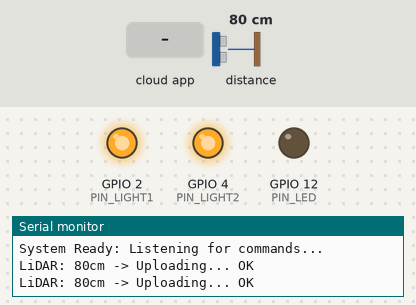
Recording of a sketch running on a simulated ESP32. Shown: output pins drawn as LEDs (lit = HIGH), the last lines printed to the serial monitor. The inputs (shaded band) are chosen by the test bench; at power-on: distance to the obstacle 80 cm. WiFi joins after 1.5 s; servers stay silent unless stated.

Above: at 3.4 s.
3.5 s: the phone or cloud app sets value to 1
At 4.0 s:
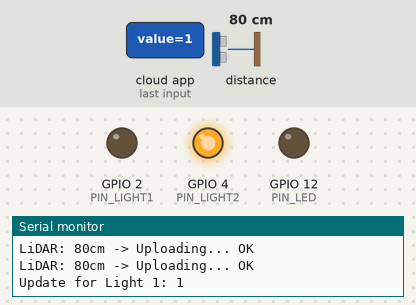
5.0 s: the phone or cloud app sets value to 0
At 6.4 s:
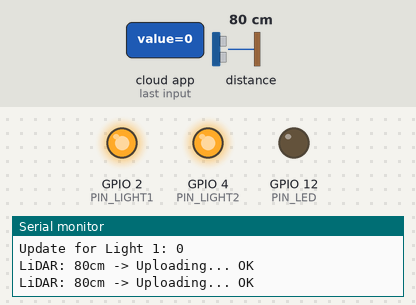
Timing chart, 0 to 8.0 s (numbered marks = the images above; inputs shaded):
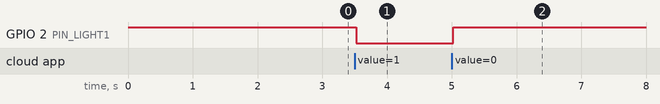

Measured:
- after the input at 3.5 s, GPIO 2 (PIN_LIGHT1): HIGH → LOW at once
- after the input at 5.0 s, GPIO 2 (PIN_LIGHT1): LOW → HIGH at once

The sketch:

IOT_Dashboard.ino
```cpp
#include <WiFi.h>
#include <Firebase_ESP_Client.h>
#include "addons/TokenHelper.h"
#include "addons/RTDBHelper.h"
#include <TFMPlus.h> // TFMini Plus Library

// --- 1. NEW Wi-Fi Credentials ---
#define WIFI_SSID       "JioFi3_85CEC8"
#define WIFI_PASSWORD   "tcrexb6u5c"

// --- Firebase Config ---
#define API_KEY         "AIzaSyC18RPeuOWoAbwriKxyAoTf1fHYa_51BHM"
#define DATABASE_URL    "https://student-iot-e10f9-default-rtdb.asia-southeast1.firebasedatabase.app/"
#define USER_EMAIL      "test@test.com"
#define USER_PASSWORD   "123456"

// --- Hardware Pins ---
const int PIN_LIGHT1 = 2;   // Relay 1 (D2)
const int PIN_LIGHT2 = 4;   // Relay 2 (D4)
const int PIN_LED    = 12;  // LED (D12)

// --- Device IDs ---
String ID_LIGHT1 = "C4652C7B";
String ID_LIGHT2 = "5493C92C";
String ID_LED    = "4F06E37F";
String ID_LIDAR  = "29AE86BB";

// --- Objects ---
TFMPlus tfmP;          // Lidar Object
FirebaseData streamLight1;
FirebaseData streamLight2;
FirebaseData streamLed;
FirebaseData fbUpload; // Separate object for uploading Lidar data
FirebaseAuth auth;
FirebaseConfig config;

// --- Variables ---
int16_t tfDist = 0;
int16_t tfFlux = 0;
int16_t tfTemp = 0;
unsigned long lastUploadTime = 0;
const int uploadInterval = 1000; // Upload Lidar data every 1000ms (1 second)

// --- Helper: Handle incoming commands ---
void handleUpdate(FirebaseStream data, int pin, String name) {
  Serial.print("Update for " + name + ": ");
  Serial.println(data.stringData());

  int val = data.intData();

  // Logic: Relays are usually Active LOW. LED is Active HIGH.
  if (pin == PIN_LED) {
    digitalWrite(pin, val == 1 ? HIGH : LOW); // LED: 1 = ON
  } else {
    digitalWrite(pin, val == 1 ? LOW : HIGH); // Relay: 1 = ON (Active Low)
  }
}

// --- Stream Callbacks ---
void cbLight1(FirebaseStream data) { handleUpdate(data, PIN_LIGHT1, "Light 1"); }
void cbLight2(FirebaseStream data) { handleUpdate(data, PIN_LIGHT2, "Light 2"); }
void cbLed(FirebaseStream data)    { handleUpdate(data, PIN_LED,    "LED"); }

void timeoutCallback(bool timeout) {
  if (timeout) Serial.println("Stream timeout!");
}

void setup() {
  Serial.begin(115200);

  // 1. Initialize Output Pins
  pinMode(PIN_LIGHT1, OUTPUT);
  pinMode(PIN_LIGHT2, OUTPUT);
  pinMode(PIN_LED, OUTPUT);

  // Default State: Relays OFF (HIGH), LED OFF (LOW)
  digitalWrite(PIN_LIGHT1, HIGH);
  digitalWrite(PIN_LIGHT2, HIGH);
  digitalWrite(PIN_LED, LOW);

  // 2. Initialize LiDAR (Serial2 on Pins 16 & 17)
  Serial2.begin(115200, SERIAL_8N1, 16, 17);
  delay(20);
  tfmP.begin(&Serial2);
  Serial.println("TFMini Plus Initialized.");

  // 3. Connect to Wi-Fi
  WiFi.begin(WIFI_SSID, WIFI_PASSWORD);
  Serial.print("Connecting to Wi-Fi");
  while (WiFi.status() != WL_CONNECTED) {
    Serial.print(".");
    delay(350);
  }
  Serial.println("\nConnected!");
  Serial.println(WiFi.localIP());

  // 4. Connect to Firebase
  config.api_key = API_KEY;
  config.database_url = DATABASE_URL;
  auth.user.email = USER_EMAIL;
  auth.user.password = USER_PASSWORD;
  config.token_status_callback = tokenStatusCallback;

  Firebase.begin(&config, &auth);
  Firebase.reconnectWiFi(true);

  // 5. Start Listening (Streams)
  // We use separate streams so we can distinguish devices easily
  if (Firebase.RTDB.beginStream(&streamLight1, ("/devices/" + ID_LIGHT1 + "/value").c_str())) {
    Firebase.RTDB.setStreamCallback(&streamLight1, cbLight1, timeoutCallback);
  }

  if (Firebase.RTDB.beginStream(&streamLight2, ("/devices/" + ID_LIGHT2 + "/value").c_str())) {
    Firebase.RTDB.setStreamCallback(&streamLight2, cbLight2, timeoutCallback);
  }

  if (Firebase.RTDB.beginStream(&streamLed, ("/devices/" + ID_LED + "/value").c_str())) {
    Firebase.RTDB.setStreamCallback(&streamLed, cbLed, timeoutCallback);
  }

  Serial.println("System Ready: Listening for commands...");
}

void loop() {
  // --- A. Read LiDAR Data ---
  delay(10); // Small stability delay
  if (tfmP.getData(tfDist, tfFlux, tfTemp)) {
    // New distance is now in 'tfDist'
  }

  // --- B. Upload LiDAR Data to Firebase ---
  if (millis() - lastUploadTime > uploadInterval) {
    lastUploadTime = millis();

    if (Firebase.ready()) {
      // Upload path: /devices/29AE86BB/value
      String path = "/devices/" + ID_LIDAR + "/value";

      // Print to Serial for debugging
      Serial.print("LiDAR: " + String(tfDist) + "cm -> Uploading... ");

      if (Firebase.RTDB.setInt(&fbUpload, path.c_str(), tfDist)) {
        Serial.println("OK");
      } else {
        Serial.println("Error: " + fbUpload.errorReason());
      }
    }
  }
}
```
